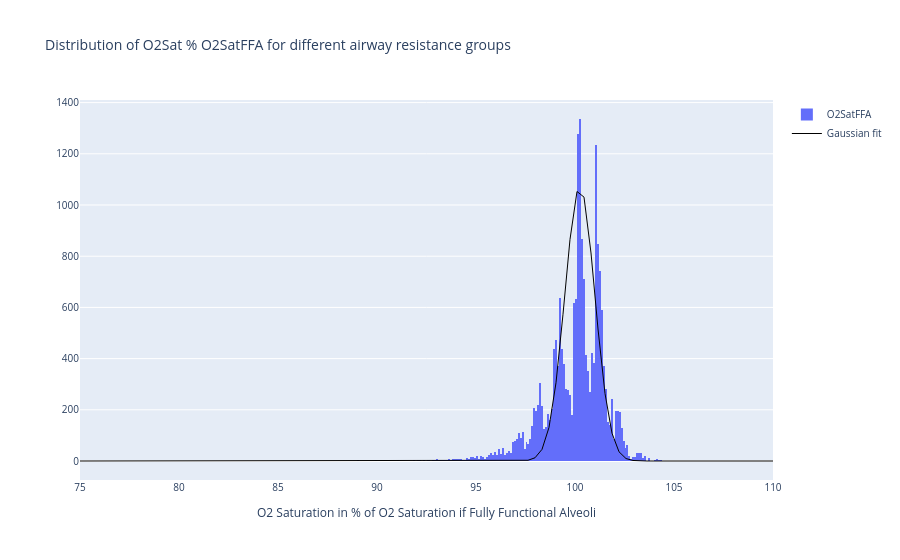

The notebook cell saved with this chart:
### Code cell
# Fit a gaussian distribution
import scipy.stats as stats

# Print data median 
mu, std = stats.norm.fit(df[O2_col])
print(f"Unconstrained gaussian fit - mu: {mu}, std: {std}")
# Redo a fit with a fixed mu
mu = np.median(df[O2_col])
std = stats.norm.fit(df[O2_col], floc=mu)[1]
print(f"Gaussian fit with mu = median - mu: {mu}, std: {std}")
# Redo a fit using the same mu, but taking the std as the std of the right hand side from the median
mu = np.median(df[O2_col])
right_hand_side = df[df[O2_col] > mu][O2_col]
std = np.sqrt(np.sum((right_hand_side - mu) ** 2) / len(df[O2_col]))
print(f"Gaussian fit centered on median, defining std to the right hand side deviation from median - mu: {mu}, std: {std}")

# Then plot the pdf on top of the histogram
x = np.linspace(75, 110, 100)
pdf = stats.norm.pdf(x, mu, std)

bin_width = 0.1
fig = go.Figure()
fig.add_trace(
    go.Histogram(
        x=df[O2_col],
        name=f"O2SatFFA",
        # Bin size of 1
        xbins=dict(start=75, end=110, size=bin_width),
    )
)
# Add gaussian fit
fig.add_trace(
    go.Scatter(
        x=x,
        y=pdf * len(df) * bin_width,
        mode="lines",
        name="Gaussian fit",
        line=dict(color="black", width=1),
    )
)
fig.update_layout(
    title=f"Distribution of {O2_col} for different airway resistance groups",
    font=dict(size=10),
)
fig.update_xaxes(
    title_text="O2 Saturation in % of O2 Saturation if Fully Functional Alveoli"
)
fig.show()

### Figure 1 — Plotly figure (JSON) as saved in the notebook; plotly's stock layout.template omitted (floating-point values rounded to 4 significant figures; data arrays with more than 128 entries replaced by an {"elided": "..."} marker saying what was removed)
{"data": [{"name": "O2SatFFA", "type": "histogram", "x": {"elided": "20397 float values"}, "xbins": {"end": 110, "size": 0.1, "start": 75}}, {"line": {"color": "black", "width": 1}, "mode": "lines", "name": "Gaussian fit", "type": "scatter", "x": [75, 75.35, 75.71, 76.06, 76.41, 76.77, 77.12, 77.47, 77.83, 78.18, 78.54, 78.89, 79.24, 79.6, 79.95, 80.3, 80.66, 81.01, 81.36, 81.72, 82.07, 82.42, 82.78, 83.13, 83.48, 83.84, 84.19, 84.55, 84.9, 85.25, 85.61, 85.96, 86.31, 86.67, 87.02, 87.37, 87.73, 88.08, 88.43, 88.79, 89.14, 89.49, 89.85, 90.2, 90.56, 90.91, 91.26, 91.62, 91.97, 92.32, 92.68, 93.03, 93.38, 93.74, 94.09, 94.44, 94.8, 95.15, 95.51, 95.86, 96.21, 96.57, 96.92, 97.27, 97.63, 97.98, 98.33, 98.69, 99.04, 99.39, 99.75, 100.1, 100.5, 100.8, 101.2, 101.5, 101.9, 102.2, 102.6, 102.9, 103.3, 103.6, 104.0, 104.3, 104.7, 105.1, 105.4, 105.8, 106.1, 106.5, 106.8, 107.2, 107.5, 107.9, 108.2, 108.6, 108.9, 109.3, 109.6, 110], "y": [1.236e-237, 5.829e-231, 2.214e-224, 6.77e-218, 1.667e-211, 3.304e-205, 5.273e-199, 6.776e-193, 7.011e-187, 5.841e-181, 3.917e-175, 2.115e-169, 9.198e-164, 3.22e-158, 9.076e-153, 2.06e-147, 3.764e-142, 5.537e-137, 6.559e-132, 6.256e-127, 4.804e-122, 2.97e-117, 1.478e-112, 5.925e-108, 1.912e-103, 4.968e-99, 1.039e-94, 1.75e-90, 2.374e-86, 2.592e-82, 2.279e-78, 1.613e-74, 9.192e-71, 4.218e-67, 1.558e-63, 4.635e-60, 1.11e-56, 2.141e-53, 3.323e-50, 4.154e-47, 4.181e-44, 3.388e-41, 2.211e-38, 1.161e-35, 4.912e-33, 1.673e-30, 4.587e-28, 1.013e-25, 1.8e-23, 2.576e-21, 2.968e-19, 2.754e-17, 2.057e-15, 1.237e-13, 5.991e-12, 2.336e-10, 7.332e-09, 1.853e-07, 3.771e-06, 6.179e-05, 0.0008151, 0.008657, 0.07404, 0.5098, 2.826, 12.61, 45.34, 131.2, 305.6, 573.3, 865.9, 1053.0, 1031.0, 812.6, 515.8, 263.6, 108.4, 35.93, 9.582, 2.058, 0.3558, 0.04954, 0.005552, 0.0005011, 3.641e-05, 2.13e-06, 1.003e-07, 3.806e-09, 1.162e-10, 2.857e-12, 5.656e-14, 9.015e-16, 1.157e-17, 1.195e-19, 9.944e-22, 6.661e-24, 3.592e-26, 1.56e-28, 5.453e-31, 1.535e-33]}], "layout": {"font": {"size": 10}, "title": {"text": "Distribution of O2Sat % O2SatFFA for different airway resistance groups"}, "xaxis": {"title": {"text": "O2 Saturation in % of O2 Saturation if Fully Functional Alveoli"}}}}
